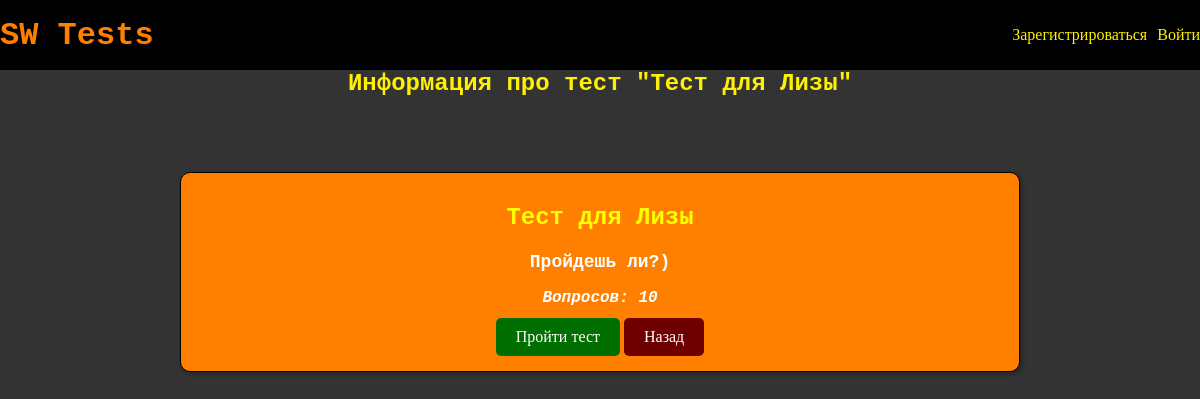
Page /test_info/3 on the committed database.
### main/models.py (models this page shows, shortened)
class Test(models.Model):
    owner = models.ForeignKey(User, on_delete=models.PROTECT, verbose_name='Владелец')
    name = models.CharField(max_length=255, blank=False, verbose_name='Название теста', unique=True)
    description = models.TextField(blank=False, verbose_name='Описание теста')
    question_quantity = models.IntegerField(blank=False, verbose_name='Кол-во вопросов',
                                            validators=[MinValueValidator(1), MaxValueValidator(24)])

### main/views.py (the view)
# urls.py: path('test_info/<int:pk>', ShowTestInfo.as_view(), name='test_info'),
class ShowTestInfo(DetailView):
    template_name = 'main/show_test_info.html'
    model = Test
    extra_context = {'title': 'О тесте'}
    context_object_name = 'test'
    def get_object(self, queryset=None):
        test_id = self.kwargs.get('pk')  # Получение идентификатора теста из URL-параметра
        obj = get_object_or_404(Test, id=test_id)
        return obj

### main/templatetags/templatetags.py (called while the page is built)
@register.inclusion_tag('main/show_menu.html')
def show_menu(request):
    return {'request': request}

### main/templates/main/show_test_info.html
{% extends 'main/base.html' %}
{% block content %}
<h1 class="title">Информация про тест "{{test.name}}"</h1>
<div class="question">
    <h1 class="test-name">{{ test.name }}</h1>
    <h1 class="test-description">{{ test.description }}</h1>
    <h1 class="test-q-q">Вопросов: {{ test.question_quantity }}</h1>
    <div>
    <a href="{% url 'question' test_id=test.pk q_number=1 %}" class="start-button">Пройти тест</a>
    <a href="{% url 'main'%}" class="back-button">Назад</a>
        </div>
</div>
{% endblock %}

### main/static/main/css/styles.css (style rules this page uses)
body { margin: 0; background-color: #333333; }
.title { text-align: center; font-size: 24px; font-weight: bold; color: #fff000; font-family: Courier New, sans-serif; text-decoration: none; margin: auto; }
.test-name { font-weight: bold; color: #ffff00; height: 15%; text-align: center; font-size: 24px; font-family: Courier New, sans-serif; }
.test-description { margin-top: 5px; height: 75%; font-family: Courier New, sans-serif; font-size: 18px; }
.test-q-q { font-style: italic; margin-top: 5px; height: 10%; font-family: Courier New, sans-serif; font-size: 16px; }
.start-button { display: inline-block; padding: 10px 20px; background-color: #006F00; color: #FFFFFF; text-decoration: none; border-radius: 5px; transition: background-color 0.3s ease; }
.back-button { display: inline-block; padding: 10px 20px; background-color: #6F0000; color: #FFFFFF; text-decoration: none; border-radius: 5px; transition: background-color 0.3s ease; }
.question { border: 1px solid black; margin: 75px 15%; padding: 15px; display: flex; justify-content: center; align-items: center; flex-direction: column; text-decoration: none; background-color: #ff8000; color: #FFFFFF; box-shadow: 2px 2px 5px rgba(0, 0, 0, 0.3); border-radius: 10px; transition: transform 0.3s ease; }

### rows in the picture
Test: name "Тест для Лизы", description "Пройдешь ли?)", question_quantity "10"
